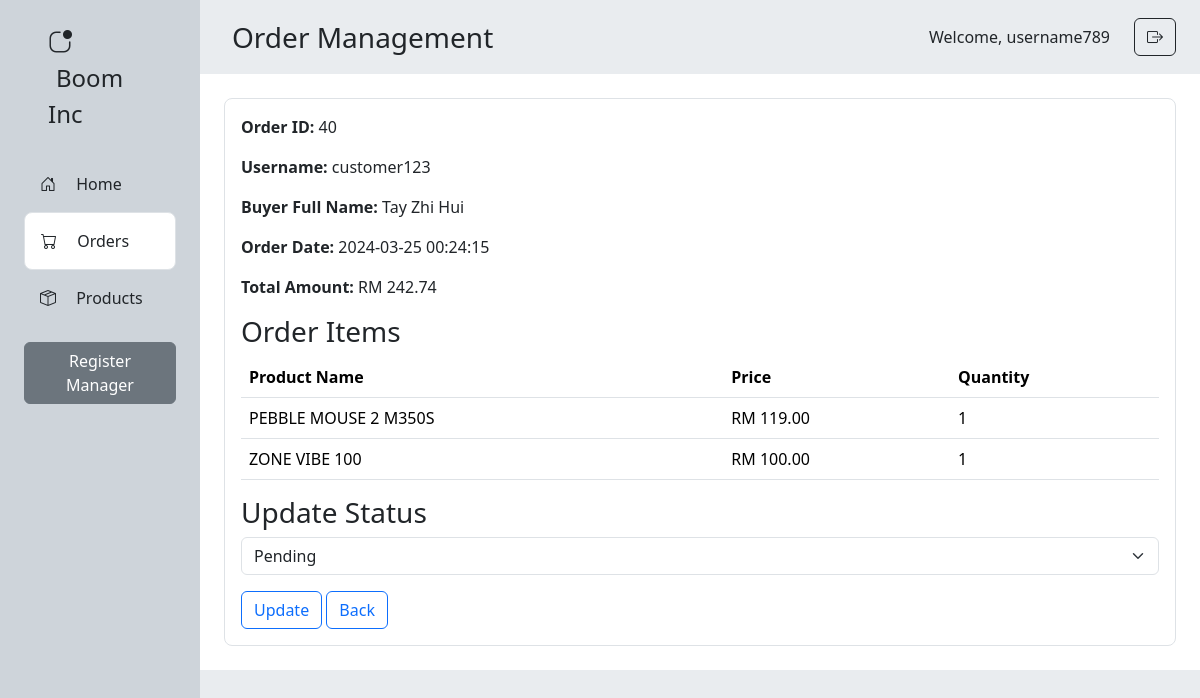
Page /admin/order_details.php?order_id=40 (signed in) on the committed database.
### tables this page shows
CREATE TABLE `users` (
  `user_id` int(11) NOT NULL,
  `username` varchar(255) NOT NULL,
  `password` varchar(255) NOT NULL,
  `name` varchar(255) NOT NULL,
  `email` varchar(255) NOT NULL,
  `address` text NOT NULL,
  `phone_number` varchar(255) NOT NULL,
  `zipcode` varchar(255) NOT NULL,
  `city` varchar(255) NOT NULL,
  `state` varchar(255) NOT NULL
);

CREATE TABLE `payment` (
  `payment_id` int(11) NOT NULL,
  `product_id` int(11) NOT NULL,
  `user_id` int(11) NOT NULL,
  `fullname` varchar(50) NOT NULL,
  `address` varchar(50) NOT NULL,
  `zipcode` int(5) NOT NULL,
  `city` varchar(50) NOT NULL,
  `state` varchar(50) NOT NULL,
  `phone_number` varchar(11) NOT NULL,
  `payment_datetime` datetime NOT NULL,
  `payment_method` varchar(50) NOT NULL,
  `total_payment_amount` double NOT NULL
);

CREATE TABLE `orders` (
  `order_id` int(11) NOT NULL,
  `user_id` int(11) NOT NULL,
  `order_date` datetime NOT NULL,
  `total_amount` decimal(10,2) NOT NULL,
  `order_status` enum('pending','processing','shipped','delivered','cancelled') NOT NULL,
  `payment_id` int(11) NOT NULL
);

CREATE TABLE `ordered_items` (
  `order_item_id` int(11) NOT NULL,
  `payment_id` int(11) NOT NULL,
  `order_id` int(11) NOT NULL,
  `product_id` int(11) NOT NULL,
  `user_id` int(11) NOT NULL,
  `item_quantity` int(11) NOT NULL
);

CREATE TABLE `products` (
  `product_id` int(11) NOT NULL,
  `product_name` varchar(255) NOT NULL,
  `description` text NOT NULL,
  `price` decimal(10,2) NOT NULL,
  `image_path` varchar(255) NOT NULL,
  `category_id` int(11) NOT NULL
);

### admin/order_details.php (the view, shortened to what this page needs)
<?php
include '../includes/db_connect.php';
$username = $_SESSION['username'];
if (isset($_GET['order_id'])) {
    $orderId = $_GET['order_id'];
    $stmt = $conn->prepare("SELECT orders.order_id, orders.order_date, orders.total_amount, orders.order_status, users.username AS user_name, payment.fullname AS buyer_name
                        FROM orders
                        JOIN users ON orders.user_id = users.user_id
                        JOIN ordered_items ON orders.order_id = ordered_items.order_id
                        JOIN payment ON orders.payment_id = payment.payment_id
                        WHERE orders.order_id = ?");
    $stmt->bindParam(1, $orderId);
    $stmt->execute();
    $orderDetails = $stmt->fetch();
    if ($orderDetails) {
        $stmt = $conn->prepare("SELECT oi.order_item_id, oi.item_quantity, p.product_name, p.price
            FROM ordered_items oi
            JOIN products p ON oi.product_id = p.product_id
            WHERE oi.order_id = ?");
        $stmt->bindParam(1, $orderId);
        $stmt->execute();
        $orderItems = $stmt->fetchAll();
    } else {
    }
}
?>
<!DOCTYPE html>
<html>
<head>
    <link rel="stylesheet" href="https://cdn.jsdelivr.net/npm/bootstrap@5.3.2/dist/css/bootstrap.min.css">
    <link rel="stylesheet" href="https://cdn.jsdelivr.net/npm/bootstrap-icons@1.11.3/font/bootstrap-icons.min.css">
</head>
<body>
    <div class="row m-0 min-vh-100">
        <div class="col-2 p-0 bg-dark-subtle">
            <div class="p-4 mx-4 fw-medium">
                <i class="bi bi-app-indicator fs-4 me-3"></i>
                <span class="ms-2 fs-4">Boom Inc</span>
            </div>
            <div class="mx-4">
                <div class="p-3" onclick="location.href='staff_home.php';" style="cursor: pointer;">
                    <i class="bi bi-house-door me-3"></i>
                    Home
                </div>
                <div class="p-3 border rounded rounded-3 bg-white" onclick="location.href='orders.php';" style="cursor: pointer;">
                    <i class="bi bi-cart me-3"></i>
                    Orders
                </div>
                <div class="p-3" onclick="location.href='products.php';" style="cursor: pointer;">
                    <i class="bi bi-box-seam me-3"></i>
                    Products
                </div>
                <?php if ($_SESSION['role'] == 'admin'): ?>
                    <a href="register.php" class="my-3 btn btn-secondary">Register Manager</a>
                <?php endif; ?>
            </div>
        </div>
        <div class="col-10 p-0 bg-body-secondary">
            <div class="d-flex justify-content-between align-items-center">
                <div class="fw-medium fs-3 p-3 mx-3">
                    Order Management
                </div>
                <div class="px-4 d-flex align-items-center">
                    <span class="fs-6 fw-medium pe-4">Welcome,
                        <?php echo $username; ?>
                    </span>
                    <a href="logout.php" class="btn btn-outline-dark">
                        <i class="bi bi-box-arrow-right"></i>
                    </a>
                </div>
            </div>
            <div class="bg-white p-4">
                <div class="p-3 border rounded rounded-3">
                    <div id="order-details">
                        <p><strong>Order ID:</strong>
                            <?php echo $orderId; ?>
                        </p>
                        <p><strong>Username:</strong>
                            <?php echo $orderDetails['user_name']; ?>
                        </p>
                        <p><strong>Buyer Full Name:</strong>
                            <?php echo $orderDetails['buyer_name']; ?>
                        </p>
                        <p><strong>Order Date:</strong>
                            <?php echo $orderDetails['order_date']; ?>
                        </p>
                        <p><strong>Total Amount:</strong> RM
                            <?php echo number_format($orderDetails['total_amount'], 2); ?>
                        </p>
                        <h3>Order Items</h3>
                        <table class="table">
                            <thead>
                                <tr>
                                    <th>Product Name</th>
                                    <th>Price</th>
                                    <th>Quantity</th>
                                </tr>
                            </thead>
                            <tbody>
                                <?php foreach ($orderItems as $item) { ?>
                                    <tr>
                                        <td>
                                            <?php echo $item['product_name']; ?>
                                        </td>
                                        <td>RM
                                            <?php echo number_format($item['price'], 2); ?>
                                        </td>
                                        <td>
                                            <?php echo $item['item_quantity']; ?>
                                        </td>
                                    </tr>
                                <?php } ?>
                            </tbody>
                        </table>
                    </div>
                    <div id="status-update">
                        <div id="status-update">
                            <h3>Update Status</h3>
                            <form id="update-status-form">
                                <select class="form-select" name="status">
                                    <option value="pending" <?php echo ($orderDetails['order_status'] == 'pending') ? 'selected' : ''; ?>>Pending</option>
                                </select>
                                <button type="submit" class="btn btn-outline-primary mt-3">Update</button>
                                <a href="orders.php" class="btn btn-outline-primary mt-3">Back</a>
                            </form>
                        </div>
                    </div>
                </div>
            </div>
        </div>
    </div>
</body>
</html>

### rows in the picture
users: username "customer123"
payment: fullname "Tay Zhi Hui"
orders: order_date "2024-03-25 00:24:15", total_amount "242.74", status "Pending"
ordered_items: product.product_name "PEBBLE MOUSE 2 M350S", product.price "119.00", item_quantity "1"
ordered_items: product.product_name "ZONE VIBE 100", product.price "100.00", item_quantity "1"

### other values in the picture
$username "username789"
$orderId "40"
